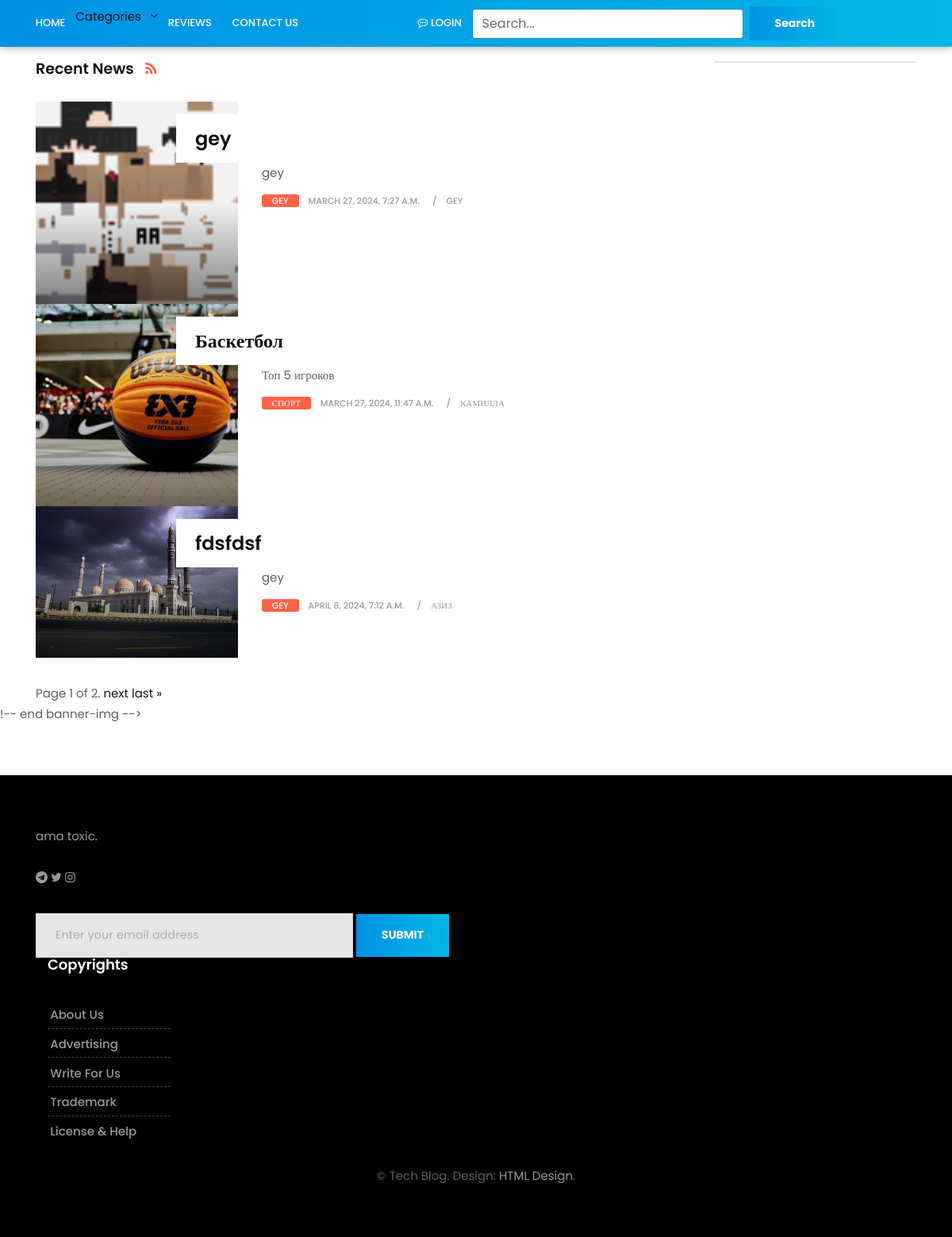
The page / on the database its author committed.
### news_site/models.py (models this page shows, shortened)
class NewsModel(models.Model):
    news_title = models.CharField("Название статьи", max_length=100, help_text='Тут добавьте название статьи')
    news_categories = models.ForeignKey(NewModel, verbose_name="Article categories",
                                           on_delete=models.CASCADE, null=True)
    news_tags = models.ManyToManyField(TagModel, verbose_name="Tag", default='')
    news_news = models.TextField("Статья")
    news_image = models.FileField("Изображение", upload_to='article_images')
    news_author = models.CharField("Автор", max_length=50, help_text='ФИО автора')
    news_created_at = models.DateTimeField(auto_now_add=True)
    class Meta:
        verbose_name = 'News'
        verbose_name_plural = 'News'

class NewModel(models.Model):
    news = models.CharField("Категория", max_length=30, db_index=True)
    news_at = models.DateTimeField(auto_now_add=True)
    def __str__(self):
        return self.news
    class Meta:
        verbose_name = 'Article category'
        verbose_name_plural = 'Article categories'

### news_site/views.py (the view)
# urls.py: path("", HomePage.as_view(), name='home'),
class HomePage(ListView):
    form_class = NewsForm,SearchForm
    template_name = 'tech-index.html'
    model = NewsModel
    paginate_by = 3
    def get_context_data(self, **kwargs):
        context = super().get_context_data(**kwargs)
        context["categories"] = NewModel.objects.all()
        context["articles"] = NewsModel.objects.all()
        return context

### templates/tech-index.html (shortened to what this page needs)
{% load static %}
<!DOCTYPE html>
<html lang="en">
    <link href="{% static 'css/bootstrap.css' %}" rel="stylesheet">
    <link href="{% static 'css/font-awesome.min.css' %}" rel="stylesheet">
    <link href="{% static 'style.css' %}" rel="stylesheet">
    <link href="{% static 'css/responsive.css' %}" rel="stylesheet">
    <link href="{% static 'css/colors.css' %}" rel="stylesheet">
    <link href="{% static 'css/version/tech.css' %}" rel="stylesheet">
</head>
<body>
    <div id="wrapper">
        <header class="tech-header header">
            <div class="container-fluid">
                <nav class="navbar navbar-toggleable-md navbar-inverse fixed-top bg-inverse">
                    <div class="collapse navbar-collapse" id="navbarCollapse">
                        <ul class="navbar-nav mr-auto">
                            <li class="nav-item">
                                <a class="nav-link" href="/">Home</a>
                            </li>
                            <li class="dropdown">
                                <a href="#" class="dropdown-toggle" data-toggle="dropdown" role="button" aria-haspopup="true"
                                   aria-expanded="false">Categories </a>
                            </li>
                            <li class="nav-item">
                                <a class="nav-link" href="#">Reviews</a>
                            </li>
                            <li class="nav-item">
                                <a class="nav-link" href="/contact/">Contact Us</a>
                            </li>
                        </ul>
                        <ul class="navbar-nav mr-auto">
                            <li class="nav-item">
                                {% if user.is_authenticated %}
                                    <a class="nav-link" href="/logout"><i class="fa fa-commenting-o"></i>Logout {{ user.username }}</a>
                                {% else %}
                                    <a class="nav-link" href="/login"><i class="fa fa-commenting-o"></i> Login</a>
                                {% endif %}
                            </li>
                            <li>
                                <form action="search_results" method="post" class="form-inline my-2 my-lg-0">
                                    <input class="form-control mr-sm-2" type="text" name="search_article" placeholder="Search..."
                                           aria-label="Search">
                                    <button class="btn btn-outline-success my-2 my-sm-0" type="submit">Search</button>
                                </form>
                            </li>
                        </ul>
                    </div>
                </nav>
            </div>
        </header>
        <section class="section">
            <div class="container">
                <div class="row">
                    <div class="col-lg-9 col-md-12 col-sm-12 col-xs-12">
                        <div class="page-wrapper">
                            <div class="blog-top clearfix">
                                <h4 class="pull-left">Recent News <a href="#"><i class="fa fa-rss"></i></a></h4>
                            </div>
                            <div class="blog-list clearfix">
                            {% for article in articles %}
                                {% if article in page_obj %}
                                    <div class="blog-box row">
                                        <div class="col-md-4">
                                            <div class="post-media">
                                                <a href="{% url 'article' article.id %}" title="">
                                                    <img src="{{ article.news_image.url }}" alt="photo" class="img-fluid">
                                                    <div class="hovereffect"></div>
                                                </a>
                                            </div>
                                        </div>
                                        <div class="blog-meta big-meta col-md-8">
                                            <h4><a href="{% url 'article' article.id %}" title="">{{ article.news_title }}</a></h4>
                                            <p>{{ article.news_news }}</p>
                                            <small class="firstsmall"><a class="bg-orange" href="category/{{ article.news_categories.id }}" title="">{{ article.news_categories }}</a></small>
                                            <small><a href="" title="">{{ article.news_created_at }}</a></small>
                                            <small><a href="" title="">{{ article.news_author }}</a></small>
                                        </div>
                                    </div>
                                {% endif %}
                            {% endfor %}
                            </div>
                        </div>
                        <div class="row">
                            <div class="col-md-12">
                                <div class="pagination">
                                    <span class="step-links">
                                        <span class="current">
                                            Page {{ page_obj.number }} of {{ page_obj.paginator.num_pages }}.
                                        </span>
                                        {% if page_obj.has_next %}
                                            <a href="?page={{ page_obj.next_page_number }}">next</a>
                                            <a href="?page={{ page_obj.paginator.num_pages }}">last &raquo;</a>
                                        {% endif %}
                                    </span>
                                </div>
                            </div>
                        </div>
                    </div>
                    <div class="col-lg-3 col-md-12 col-sm-12 col-xs-12">
                        <div class="sidebar">
                            <div class="widget">
                                <div class="banner-spot clearfix">
                                </div>
                            </div>
                                            </div>
                                    </div>
                                </div>
                            </div>
                                   !-- end banner-img -->
                            </div>
        <footer class="footer">
            <div class="container">
                <div class="row">
                    <div class="col-lg-7">
                        <div class="widget">
                                <p>ama toxic.</p>
                                <div class="social">
                                    <a href="https://t.me/neyronfr" data-toggle="tooltip" data-placement="bottom" title="Telegram"><i class="fa fa-telegram"></i></a>
                                    <a href="#" data-toggle="tooltip" data-placement="bottom" title="Twitter"><i class="fa fa-twitter"></i></a>
                                    <a href="#" data-toggle="tooltip" data-placement="bottom" title="Instagram"><i class="fa fa-instagram"></i></a>
                                </div>
                                <div class="newsletter-widget text-left">
                                    <form class="form-inline">
                                        <input type="text" class="form-control" placeholder="Enter your email address">
                                        <button type="submit" class="btn btn-primary">SUBMIT</button>
                                    </form>
                                </div>
                            </div>
                        </div>
                    </div>
                    <div class="col-lg-2 col-md-12 col-sm-12 col-xs-12">
                        <div class="widget">
                            <h2 class="widget-title">Copyrights</h2>
                            <div class="link-widget">
                                <ul>
                                    <li><a href="/contact/">About us</a></li>
                                    <li><a href="#">Advertising</a></li>
                                    <li><a href="https://t.me/neyronfr">Write for us</a></li>
                                    <li><a href="#">Trademark</a></li>
                                    <li><a href="#">License & Help</a></li>
                                </ul>
                            </div>
                        </div>
                    </div>
                </div>
                <div class="row">
                    <div class="col-md-12 text-center">
                        <br>
                        <div class="copyright">&copy; Tech Blog. Design: <a href="http://html.design">HTML Design</a>.</div>
                    </div>
                </div>
        </footer>
</body>
</html>

### static/css/colors.css (style rules this page uses)
.footer .widget-title { border-color: #3197d6; }

### static/css/version/tech.css (style rules this page uses)
body { background-color: #ffffff; }
h1, h2, h3, h4, h5, body, .navbar-toggleable-md .navbar-nav .nav-link, .market-header, .btn, .dropdown-item, .form-control, p { font-family: 'Poppins', serif !important; }
h1, h2, h3, h4, h5 { font-weight: 600; }
.navbar-inverse .navbar-nav .nav-link, .navbar-nav .nav-link { color: #ffffff !important; font-size: 13px; font-weight: 500; line-height: 1; text-transform: uppercase; }
.dropdown-toggle::after { margin-top: -4px; }
.blog-meta.big-meta h4 { font-size: 24px; }
.blog-top { margin-bottom: 2rem; }
.blog-top h4 { padding: 0; margin: 0; line-height: 1; }
.banner-spot { padding: 0 !important; border: 1px solid #e2e2e2; }
.blog-top .fa { font-size: 18px !important; line-height: 1 !important; padding-left: 10px; }
.blog-meta small a, .blog-meta small { font-weight: 500; color: #999 !important; }
.blog-meta .bg-orange { color: #ffffff !important; padding: 0 0.8rem; border-radius: 3px; }
.blog-meta small.firstsmall:after { content: "" !important; padding-left: 0; }
.footer { background-color: #000000; background-image: none; }
.footer .widget-title { color: #ffffff !important; }
.footer p { color: #999999 !important; }
.footer a { color: #999999 !important; }
.footer .link-widget li { border-color: #444; }
.bg-orange { background-color: #FF6347 !important; }
.authorbox p a, .pp a, .blog-top .fa-rss, a:hover, a:focus { color: #FF6347 !important; }
.btn, .page-link:hover, .page-link:focus, .btn:hover, .btn:focus { color: #ffffff !important; background: rgba(0, 0, 0, 0) linear-gradient(to right, #0091e5 0px, #00b7e5 100%) repeat scroll 0 0 !important }
.tag-cloud-single span, .navbar-inverse { color: #ffffff !important; box-shadow: 0 0 10px rgba(0, 0, 0, 0.4); background: rgba(0, 0, 0, 0) linear-gradient(to right, #0091e5 0px, #00b7e5 100%) repeat scroll 0 0 !important }

### rows shown on the page
NewsModel: news_image (picture), news_title "gey", news_news "gey", news_categories "GEY", news_created_at "MARCH 27, 2024, 7:27 A.M.", news_author "GEY"
NewsModel: news_image (picture), news_title "Баскетбол", news_news "Топ 5 игроков", news_categories "СПОРТ", news_created_at "MARCH 27, 2024, 11:47 A.M.", news_author "КАМИЛЛА"
NewsModel: news_image (picture), news_title "fdsfdsf", news_news "gey", news_categories "GEY", news_created_at "APRIL 8, 2024, 7:12 A.M.", news_author "АЗИЗ"

### other values the page prints
{{ page_obj.number }} "1"
{{ page_obj.paginator.num_pages }} "2"
